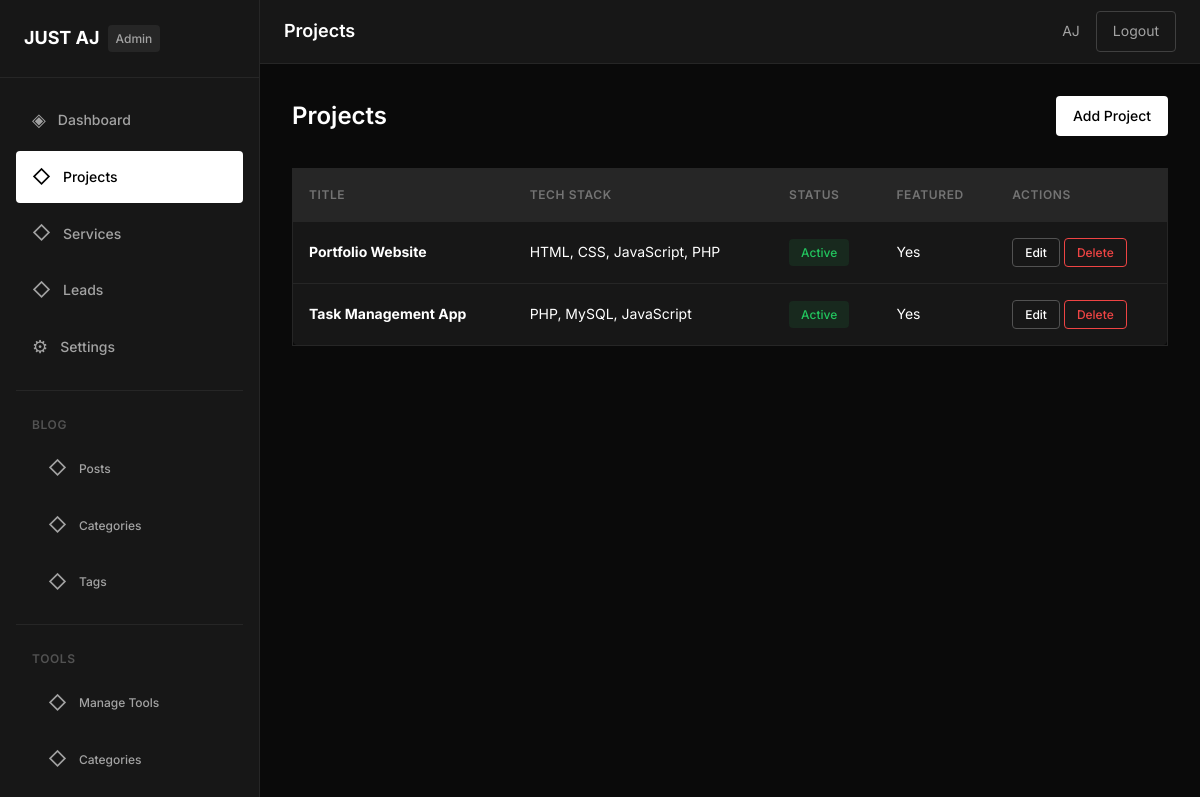
The app's page /admin/projects/index.php (signed in) with its own data.
### tables this page shows
CREATE TABLE `settings` (
    `id` INT(11) NOT NULL AUTO_INCREMENT,
    `setting_key` VARCHAR(255) NOT NULL,
    `setting_value` TEXT,
    PRIMARY KEY (`id`),
    UNIQUE KEY `setting_key` (`setting_key`)
);

CREATE TABLE `projects` (
    `id` INT(11) NOT NULL AUTO_INCREMENT,
    `title` VARCHAR(255) NOT NULL,
    `description` TEXT,
    `tech_stack` VARCHAR(500),
    `live_link` VARCHAR(500),
    `github_link` VARCHAR(500),
    `status` ENUM('active', 'inactive') DEFAULT 'active',
    `featured` ENUM('yes', 'no') DEFAULT 'no',
    `created_at` TIMESTAMP DEFAULT CURRENT_TIMESTAMP,
    `updated_at` TIMESTAMP DEFAULT CURRENT_TIMESTAMP ON UPDATE CURRENT_TIMESTAMP,
    PRIMARY KEY (`id`)
);

### includes/functions.php (called while the page is built, shortened)
<?php
function getSetting($key, $default = '') {
    global $pdo;
    $stmt = $pdo->prepare('SELECT setting_value FROM settings WHERE setting_key = ?');
    $stmt->execute([$key]);
    $result = $stmt->fetch();
    return $result ? $result['setting_value'] : $default;
}

### admin/projects/index.php (the view, shortened to what this page needs)
<?php
$currentPage = 'projects';
require_once '../../includes/db.php';
require_once '../../includes/functions.php';
$stmt = $pdo->query('SELECT * FROM projects ORDER BY created_at DESC');
$projects = $stmt->fetchAll();
?>
<?php include '../../includes/admin-header.php'; ?>
<div class="page-header">
    <h1 class="page-title">Projects</h1>
    <a href="<?php echo SITE_URL; ?>/admin/projects/create.php" class="btn btn-primary">Add Project</a>
</div>
<?php if (!empty($projects)): ?>
<div class="table-container">
    <table class="data-table">
        <thead>
            <tr>
                <th>Title</th>
                <th>Tech Stack</th>
                <th>Status</th>
                <th>Featured</th>
                <th>Actions</th>
            </tr>
        </thead>
        <tbody>
            <?php foreach ($projects as $project): ?>
            <tr>
                <td><strong><?php echo htmlspecialchars($project['title']); ?></strong></td>
                <td><?php echo htmlspecialchars($project['tech_stack'] ?? '-'); ?></td>
                <td><span class="status-badge <?php echo $project['status']; ?>"><?php echo ucfirst($project['status']); ?></span></td>
                <td><?php echo $project['featured'] === 'yes' ? 'Yes' : 'No'; ?></td>
                <td>
                    <a href="<?php echo SITE_URL; ?>/admin/projects/edit.php?id=<?php echo $project['id']; ?>" class="btn btn-secondary btn-sm">Edit</a>
                    <a href="<?php echo SITE_URL; ?>/admin/projects/delete.php?id=<?php echo $project['id']; ?>" class="btn btn-danger btn-sm" onclick="return confirmDelete('Are you sure you want to delete this project?')">Delete</a>
                </td>
            </tr>
            <?php endforeach; ?>
        </tbody>
    </table>
</div>
<?php endif; ?>
<?php include '../../includes/admin-footer.php'; ?>

### includes/admin-sidebar.php (shortened to what this page needs)
<aside class="admin-sidebar">
                <div class="sidebar-header">
                    <a href="<?php echo SITE_URL; ?>/admin/dashboard.php" class="sidebar-logo">
                        <span class="logo-text"><?php echo htmlspecialchars(getSetting('site_name', 'AJ OS')); ?></span>
                        <span class="logo-badge">Admin</span>
                    </a>
                </div>
                <nav class="sidebar-nav">
                    <ul class="nav-menu">
                        <li class="nav-item">
                            <a href="<?php echo SITE_URL; ?>/admin/dashboard.php" class="nav-link <?php echo $currentPage === 'dashboard' ? 'active' : ''; ?>">
                                <span class="nav-icon">◈</span>
                                Dashboard
                            </a>
                        </li>
                        <li class="nav-item">
                            <a href="<?php echo SITE_URL; ?>/admin/projects/index.php" class="nav-link <?php echo $currentPage === 'projects' ? 'active' : ''; ?>">
                                <span class="nav-icon">◇</span>
                                Projects
                            </a>
                        </li>
                        <li class="nav-item">
                            <a href="<?php echo SITE_URL; ?>/admin/services/index.php" class="nav-link <?php echo $currentPage === 'services' ? 'active' : ''; ?>">
                                <span class="nav-icon">◇</span>
                                Services
                            </a>
                        </li>
                        <li class="nav-item">
                            <a href="<?php echo SITE_URL; ?>/admin/leads/index.php" class="nav-link <?php echo $currentPage === 'leads' ? 'active' : ''; ?>">
                                <span class="nav-icon">◇</span>
                                Leads
                            </a>
                        </li>
                        <li class="nav-item">
                            <a href="<?php echo SITE_URL; ?>/admin/settings.php" class="nav-link <?php echo $currentPage === 'settings' ? 'active' : ''; ?>">
                                <span class="nav-icon">⚙</span>
                                Settings
                            </a>
                        </li>
                    </ul>
                    <div class="nav-divider"></div>
                    <p class="nav-label">Blog</p>
                    <ul class="nav-menu">
                        <li class="nav-item nav-sub">
                            <a href="<?php echo SITE_URL; ?>/admin/blog/posts/" class="nav-link <?php echo $currentPage === 'blog-posts' ? 'active' : ''; ?>">
                                <span class="nav-icon">◇</span>
                                Posts
                            </a>
                        </li>
                        <li class="nav-item nav-sub">
                            <a href="<?php echo SITE_URL; ?>/admin/blog/categories/" class="nav-link <?php echo $currentPage === 'blog-categories' ? 'active' : ''; ?>">
                                <span class="nav-icon">◇</span>
                                Categories
                            </a>
                        </li>
                        <li class="nav-item nav-sub">
                            <a href="<?php echo SITE_URL; ?>/admin/blog/tags/" class="nav-link <?php echo $currentPage === 'blog-tags' ? 'active' : ''; ?>">
                                <span class="nav-icon">◇</span>
                                Tags
                            </a>
                        </li>
                    </ul>
                    <div class="nav-divider"></div>
                    <p class="nav-label">Tools</p>
                    <ul class="nav-menu">
                        <li class="nav-item nav-sub">
                            <a href="<?php echo SITE_URL; ?>/admin/tools/tools/" class="nav-link <?php echo $currentPage === 'tools-manage' ? 'active' : ''; ?>">
                                <span class="nav-icon">◇</span>
                                Manage Tools
                            </a>
                        </li>
                        <li class="nav-item nav-sub">
                            <a href="<?php echo SITE_URL; ?>/admin/tools/categories/" class="nav-link <?php echo $currentPage === 'tool-categories' ? 'active' : ''; ?>">
                                <span class="nav-icon">◇</span>
                                Categories
                            </a>
                        </li>
                    </ul>
                </nav>
            </aside>

### records on screen
settings: setting_value "JUST AJ"
projects: title "Portfolio Website", tech_stack "HTML, CSS, JavaScript, PHP", status "Active", featured "Yes"
projects: title "Task Management App", tech_stack "PHP, MySQL, JavaScript", status "Active", featured "Yes"

### other values on screen
$pageTitle "Projects"
$currentAdmin['name'] "AJ"
